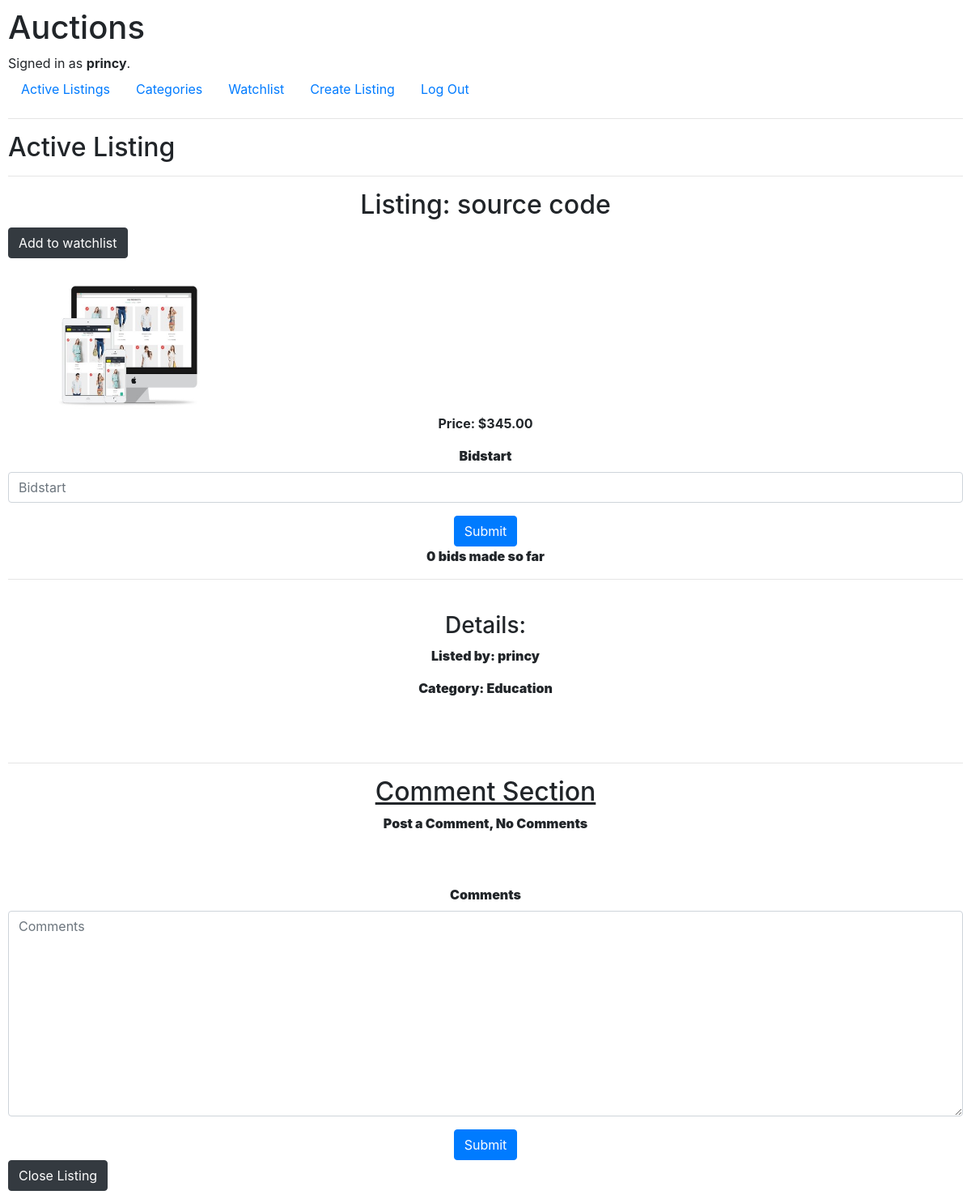
Page /listings/26/ (signed in) on the earlier database version.
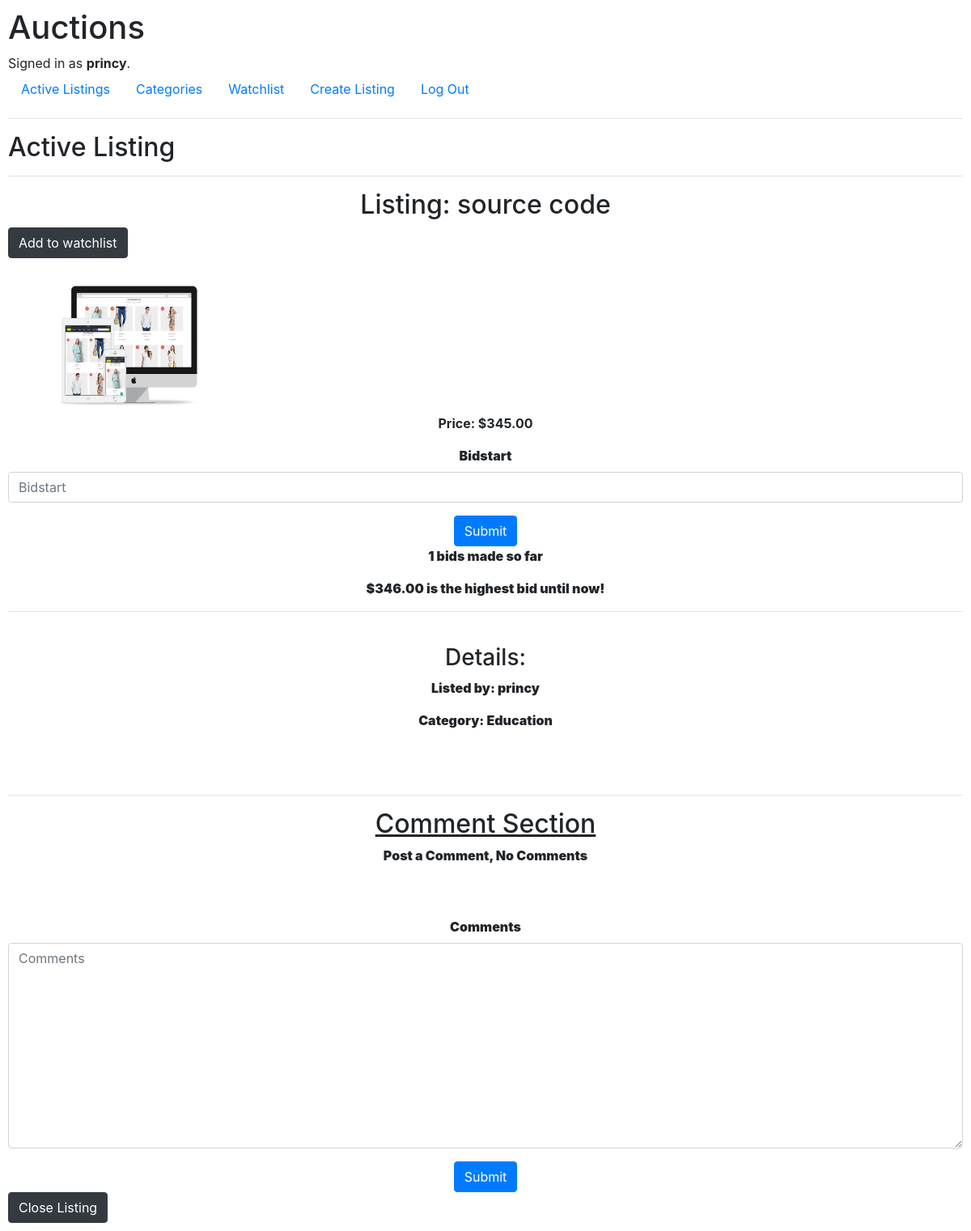
Same page on the later database version.
### auctions/models.py (models this page shows, shortened)
class Bid(models.Model):
    bidder=models.ForeignKey(User,on_delete=models.CASCADE,null=True)
    bidding=models.ForeignKey(Listings,on_delete=models.CASCADE, null=True)
    bidstart=models.DecimalField(max_digits=5,decimal_places=2)

### auctions/views.py (the view, shortened to what this page needs)
# urls.py: path("listings/<int:item_id>/",views.listing,name="listing"),
@login_required
def listing(request,item_id):
    listing=Listings.objects.get(pk=item_id)
    watchlistform=WatchListForm()
    bids=Bid.objects.all()
    i=0
    for bid in bids:
       if str(bid.bidding)==listing.listing_title:
           i+=1
    if str(request.user)==str(listing.listing_owner):
        j=1
    else:
        j=0
    BidItems=Bid.objects.all()
    biditems=[]
    for bidone in BidItems:
            if  str(bidone.bidding)==listing.listing_title:
                bid_item=bidone
                biditems.append(bid_item)
    bidlen=len(biditems)-1
    if bidlen ==-1:
        HighestBidMade=0
        HighestBidder=None
        flag=False
    else:
        HighestBidMade=biditems[bidlen].bidstart
        HighestBidder=biditems[bidlen].bidder
        flag=True
    print(HighestBidder)
    print(listing.id)
    comments=Comments.objects.all()
    comment_all=[]
    for comment in comments:
        if str(comment.listing_comment)==listing.listing_title:
            comment_all.append(comment)
        else:
            pass
    len_of_comments=len(comment_all)
    if request.method=='POST' and 'bid' in request.POST:
        if flag:
            if float(request.POST['bidstart']) < biditems[bidlen].bidstart:
                  return render(request,"auctions/lessthanpreviousbids.html")
            else:
                pass
    if request.method !='POST':
        form= BidForm()
    if request.method !='POST':
        comment= CommentForm()
    if request.method !='POST':
       pass
    watchlistitem=WatchList.objects.all()
    listingsitem=[]
    for listingone in watchlistitem:
        if request.user==listingone.watchlist_owner:
            listing_item=listingone.watchlist_listing
            listingsitem.append(listing_item)
    key=0
    for userwatchlist in listingsitem:
        if listing.listing_title==userwatchlist.listing_title:
            key= 1
        else:
            pass
    BidItems=Bid.objects.all()
    biditems=[]
    for bidone in BidItems:
        if  str(bidone.bidding)==listing.listing_title:
            bid_item=bidone
            biditems.append(bid_item)
    context={'listing':listing,'no_of_bids':i,'j':j,"comments":comment_all,'len':len_of_comments,
    'form':form,'commentForm':comment,'watchlistform':watchlistform,
    'key':key,'highestbid':HighestBidMade,'flag':flag,'highestbidder':HighestBidder}
    return render(request,"auctions/listing.html",context)

### auctions/forms.py
class BidForm(forms.ModelForm):
    class Meta:
        model=Bid
        fields=['bidstart']

class CommentForm(forms.ModelForm):
    class Meta:
        model=Comments
        fields=['comments']

### auctions/models.py (called while the page is built)
    def __str__(self):
        return self.listing_title

    @property
    def imageURL(self):
        try:
            url=self.listing_image.url
        except:
            url=''
        return url

### auctions/templates/auctions/listing.html (shortened to what this page needs)
{% extends "auctions/layout.html" %}
{% load static %}
{% load bootstrap4 %}
{% block body %}
<h2>Active Listing</h2>
<hr>
<h2 style="text-align: center;">Listing: {{listing.listing_title}}</h2>
{% if key == 1 %}
    {% buttons %}
        <a href="{% url 'remove' listing.id %}"><button name="watchlistbutton" type="submit" class="btn btn-secondary">Remove</button></a>
    {% endbuttons %}
    <br>
    <br>
{% else %}
<form action="{% url 'listing' listing.id %}" method="post" class="form">
    {% buttons %}
        <button name="watchlistbutton" type="submit" class="btn btn-dark">Add to watchlist</button>
    {% endbuttons %}
    <br>
    <br>
</form>
{% endif %}
<img style="display: flex;" width=300px; height:300px; src="{{listing.imageURL}}" alt="My image">
<strong style="text-align: center;"><p>Price: ${{listing.listing_price}}</p><strong>
<form action="{% url 'listing' listing.id %}" method="post" class="form">
   {% for field in form %}
    {% bootstrap_field field %}
   {% endfor %}
    {% buttons %}
        <button  name="bid" type="submit" class="btn btn-primary">Submit</button>
    {% endbuttons %}
</form>
<p>{{no_of_bids}} bids made so far</p>
{% if flag == True %}
  <p>${{highestbid}} is the highest bid until now!</p>
{% endif %}
<hr>
<br>
<h3>Details:</h3>
<strong style="text-align: center;"><p>Listed by: {{listing.listing_owner}}</p><strong>
<strong style="text-align: center;"><p>Category: {{listing.listing_category}}</p><strong>
<br>
<br>
<hr>
<h2 style="text-decoration:underline;"> Comment Section</h2>
{%if len == 0 %}
  <p>Post a Comment, No Comments</p>
{%  endif %}
<br>
<br>
<form action="{% url 'listing' listing.id %}" method="post" class="form">
    {% bootstrap_form commentForm %}
    {% buttons %}
        <button name="comment" type="submit" class="btn btn-primary">Submit</button>
    {% endbuttons %}
</form>
{% if j %}
    {% buttons %}
        <a href="{% url 'delete' listing.id highestbidder %}"><button name="delete" type="submit" class="btn btn-dark">Close Listing</button></a>
    {% endbuttons %}
{% endif %}
{% endblock %}

Differences in the rows shown:
added Bid: bidstart "346.00"
Other differences:
{{ no_of_bids }}: "0" → "1"
text now shown: "$ is the highest bid until now!"
